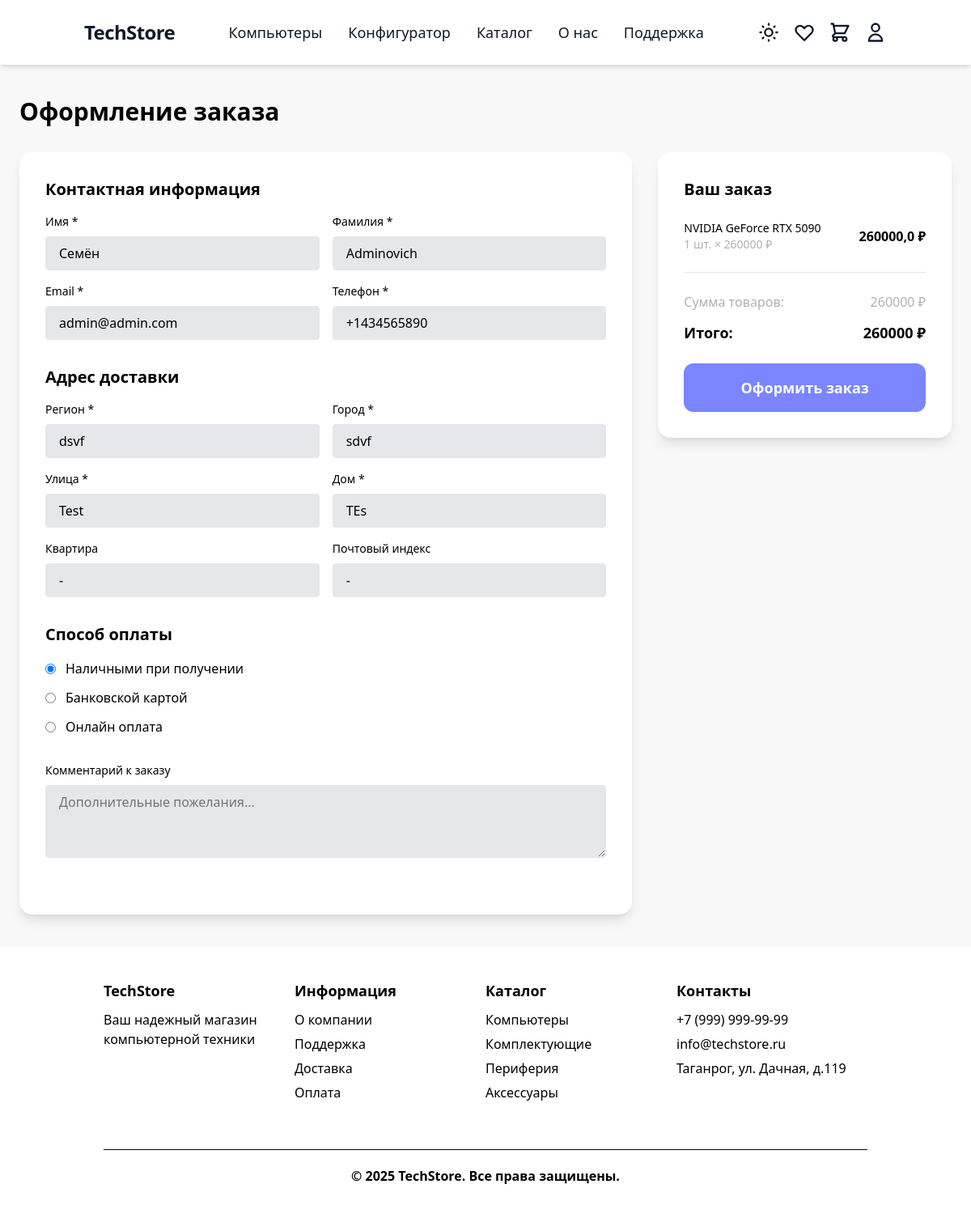
/orders/checkout/ (signed in), run on the app's committed database.
### users/models.py (models this page shows, shortened)
class CustomUser(AbstractUser):
    username = None
    email = models.EmailField(_('email address'), unique=True)
    first_name = models.CharField(_('first name'), max_length=150)
    last_name = models.CharField(_('last name'), max_length=150)
    phone = models.CharField(_('phone number'), max_length=20)
    delivery_region = models.CharField(_('region'), max_length=100, blank=True)
    delivery_city = models.CharField(_('city'), max_length=100, blank=True)
    delivery_street = models.CharField(_('street'), max_length=100, blank=True)
    delivery_house = models.CharField(_('house'), max_length=20, blank=True)
    delivery_apartment = models.CharField(_('apartment'), max_length=20, blank=True)
    delivery_postal_code = models.CharField(_('postal code'), max_length=20, blank=True)
    USERNAME_FIELD = 'email'
    REQUIRED_FIELDS = ['phone', 'first_name', 'last_name']
    objects = CustomUserManager()
    class Meta:
        verbose_name = _('user')
        verbose_name_plural = _('users')

### cart/models.py (models this page shows, shortened)
class CartItem(models.Model):
    user = models.ForeignKey(settings.AUTH_USER_MODEL, on_delete=models.CASCADE, related_name='cart_items', verbose_name='Пользователь')
    product = models.ForeignKey(Product, on_delete=models.CASCADE, verbose_name='Товар')
    quantity = models.PositiveIntegerField('Количество', default=1)
    added_at = models.DateTimeField('Дата добавления', auto_now_add=True)
    class Meta:
        unique_together = ('user', 'product')
        verbose_name = 'Товар в корзине'
        verbose_name_plural = 'Корзина'

### store/models.py (models this page shows, shortened)
class Product(models.Model):
    category = models.ForeignKey(
        Category,
        on_delete=models.PROTECT,
        related_name='products',
        verbose_name='Категория'
    )
    name = models.CharField('Название', max_length=200)
    slug = models.SlugField('URL', max_length=200, unique=True)
    price = models.DecimalField(
        'Цена',
        max_digits=10,
        decimal_places=2,
        validators=[MinValueValidator(Decimal('0.01'))]
    )
    discount = models.PositiveIntegerField('Скидка (%)', default=0)
    stock = models.PositiveIntegerField(
        'Количество на складе',
        default=0,
        help_text='Количество товара на складе'
    )
    min_stock = models.PositiveIntegerField(
        'Минимальный остаток',
        default=0,
        help_text='Минимальное количество для предупреждения о заканчивающемся товаре'
    )
    is_popular = models.BooleanField(
        'Популярный товар',
        default=False,
        help_text='Отметьте, если товар является популярным и должен отображаться в специальных блоках.'
    )
    description = models.TextField(
        'Описание',
        blank=True,
        default='',
        help_text='Можно использовать HTML-теги для форматирования текста (например, <ul>, <li>, <b>, <h3> и т.д.)'
    )
    image = models.ImageField('Фото', upload_to='products/', blank=True, null=True)
    class Meta:
        verbose_name = 'Товар'
        verbose_name_plural = 'Товары'
    @property
    def final_price(self):
        if self.discount:
            discount_decimal = Decimal(str(self.discount)) / Decimal('100')
            return self.price * (Decimal('1') - discount_decimal)
        return self.price

### order/views.py (the view)
# urls.py: path('checkout/', views.checkout, name='checkout'),
@login_required
def checkout(request):
    cart_items = CartItem.objects.filter(user=request.user).select_related('product')
    if not cart_items.exists():
        messages.error(request, 'Ваша корзина пуста')
        return redirect('cart:cart')
    subtotal = sum(item.product.final_price * item.quantity for item in cart_items)
    applied_promocode = None
    discount_amount = Decimal('0')
    try:
        cart_promocode = CartPromoCode.objects.get(user=request.user)
        promocode = cart_promocode.promocode
        is_valid, error_message = promocode.is_valid(user=request.user, order_amount=subtotal)
        if is_valid:
            applied_promocode = promocode
            discount_amount = promocode.calculate_discount(subtotal)
        else:
            cart_promocode.delete()
            messages.warning(request, f'Промокод "{promocode.code}" больше не действителен: {error_message}')
    except CartPromoCode.DoesNotExist:
        pass
    total_amount = subtotal - discount_amount
    user_data = {
        'first_name': request.user.first_name,
        'last_name': request.user.last_name,
        'email': request.user.email,
        'phone': getattr(request.user, 'phone', ''),
        'delivery_region': getattr(request.user, 'delivery_region', ''),
        'delivery_city': getattr(request.user, 'delivery_city', ''),
        'delivery_street': getattr(request.user, 'delivery_street', ''),
        'delivery_house': getattr(request.user, 'delivery_house', ''),
        'delivery_apartment': getattr(request.user, 'delivery_apartment', ''),
        'delivery_postal_code': getattr(request.user, 'delivery_postal_code', ''),
    }
    context = {
        'cart_items': cart_items,
        'subtotal': subtotal,
        'discount_amount': discount_amount,
        'total_amount': total_amount,
        'applied_promocode': applied_promocode,
        'user_data': user_data,
    }
    return render(request, 'order/checkout.html', context)

### order/templatetags/order_extras.py (called while the page is built)
@register.filter
def mul(value, arg):
    try:
        return float(value) * float(arg)
    except (ValueError, TypeError):
        return 0

### order/templates/order/checkout.html (shortened to what this page needs)
{% extends 'base.html' %}
{% load order_extras %}
{% block content %}
<div class="min-h-screen py-10">
    <div class="max-w-6xl mx-auto">
        <h1 class="text-3xl font-bold text-black dark:text-white mb-8">Оформление заказа</h1>
        <div class="grid grid-cols-1 lg:grid-cols-3 gap-8">
            <div class="lg:col-span-2">
                <form id="checkout-form" class="bg-white dark:bg-[#28303F] rounded-2xl p-8 shadow-lg">
                    <div class="mb-8">
                        <h2 class="text-xl font-bold text-black dark:text-white mb-4">Контактная информация</h2>
                        <div class="grid grid-cols-1 md:grid-cols-2 gap-4">
                            <div>
                                <label class="block text-black dark:text-white text-sm font-medium mb-2">Имя *</label>
                                <input type="text" name="first_name" value="{{ user_data.first_name }}" required
                                       class="w-full px-4 py-2 rounded bg-[#e5e7eb] dark:bg-[#1a2230] text-black dark:text-white border border-[#e5e7eb] dark:border-[#363b4a] focus:outline-none focus:border-[#7a85ff]">
                            </div>
                            <div>
                                <label class="block text-black dark:text-white text-sm font-medium mb-2">Фамилия *</label>
                                <input type="text" name="last_name" value="{{ user_data.last_name }}" required
                                       class="w-full px-4 py-2 rounded bg-[#e5e7eb] dark:bg-[#1a2230] text-black dark:text-white border border-[#e5e7eb] dark:border-[#363b4a] focus:outline-none focus:border-[#7a85ff]">
                            </div>
                            <div>
                                <label class="block text-black dark:text-white text-sm font-medium mb-2">Email *</label>
                                <input type="email" name="email" value="{{ user_data.email }}" required
                                       class="w-full px-4 py-2 rounded bg-[#e5e7eb] dark:bg-[#1a2230] text-black dark:text-white border border-[#e5e7eb] dark:border-[#363b4a] focus:outline-none focus:border-[#7a85ff]">
                            </div>
                            <div>
                                <label class="block text-black dark:text-white text-sm font-medium mb-2">Телефон *</label>
                                <input type="tel" name="phone" value="{{ user_data.phone }}" required
                                       class="w-full px-4 py-2 rounded bg-[#e5e7eb] dark:bg-[#1a2230] text-black dark:text-white border border-[#e5e7eb] dark:border-[#363b4a] focus:outline-none focus:border-[#7a85ff]">
                            </div>
                        </div>
                    </div>
                    <div class="mb-8">
                        <h2 class="text-xl font-bold text-black dark:text-white mb-4">Адрес доставки</h2>
                        <div class="grid grid-cols-1 md:grid-cols-2 gap-4">
                            <div>
                                <label class="block text-black dark:text-white text-sm font-medium mb-2">Регион *</label>
                                <input type="text" name="delivery_region" value="{{ user_data.delivery_region }}" required
                                       class="w-full px-4 py-2 rounded bg-[#e5e7eb] dark:bg-[#1a2230] text-black dark:text-white border border-[#e5e7eb] dark:border-[#363b4a] focus:outline-none focus:border-[#7a85ff]">
                            </div>
                            <div>
                                <label class="block text-black dark:text-white text-sm font-medium mb-2">Город *</label>
                                <input type="text" name="delivery_city" value="{{ user_data.delivery_city }}" required
                                       class="w-full px-4 py-2 rounded bg-[#e5e7eb] dark:bg-[#1a2230] text-black dark:text-white border border-[#e5e7eb] dark:border-[#363b4a] focus:outline-none focus:border-[#7a85ff]">
                            </div>
                            <div>
                                <label class="block text-black dark:text-white text-sm font-medium mb-2">Улица *</label>
                                <input type="text" name="delivery_street" value="{{ user_data.delivery_street }}" required
                                       class="w-full px-4 py-2 rounded bg-[#e5e7eb] dark:bg-[#1a2230] text-black dark:text-white border border-[#e5e7eb] dark:border-[#363b4a] focus:outline-none focus:border-[#7a85ff]">
                            </div>
                            <div>
                                <label class="block text-black dark:text-white text-sm font-medium mb-2">Дом *</label>
                                <input type="text" name="delivery_house" value="{{ user_data.delivery_house }}" required
                                       class="w-full px-4 py-2 rounded bg-[#e5e7eb] dark:bg-[#1a2230] text-black dark:text-white border border-[#e5e7eb] dark:border-[#363b4a] focus:outline-none focus:border-[#7a85ff]">
                            </div>
                            <div>
                                <label class="block text-black dark:text-white text-sm font-medium mb-2">Квартира</label>
                                <input type="text" name="delivery_apartment" value="{{ user_data.delivery_apartment }}"
                                       class="w-full px-4 py-2 rounded bg-[#e5e7eb] dark:bg-[#1a2230] text-black dark:text-white border border-[#e5e7eb] dark:border-[#363b4a] focus:outline-none focus:border-[#7a85ff]">
                            </div>
                            <div>
                                <label class="block text-black dark:text-white text-sm font-medium mb-2">Почтовый индекс</label>
                                <input type="text" name="delivery_postal_code" value="{{ user_data.delivery_postal_code }}"
                                       class="w-full px-4 py-2 rounded bg-[#e5e7eb] dark:bg-[#1a2230] text-black dark:text-white border border-[#e5e7eb] dark:border-[#363b4a] focus:outline-none focus:border-[#7a85ff]">
                            </div>
                        </div>
                    </div>
                    <div class="mb-8">
                        <h2 class="text-xl font-bold text-black dark:text-white mb-4">Способ оплаты</h2>
                        <div class="space-y-3">
                            <label class="flex items-center">
                                <input type="radio" name="payment_method" value="cash" checked
                                       class="mr-3 text-[#7a85ff] focus:ring-[#7a85ff]">
                                <span class="text-black dark:text-white">Наличными при получении</span>
                            </label>
                            <label class="flex items-center">
                                <input type="radio" name="payment_method" value="card"
                                       class="mr-3 text-[#7a85ff] focus:ring-[#7a85ff]">
                                <span class="text-black dark:text-white">Банковской картой</span>
                            </label>
                            <label class="flex items-center">
                                <input type="radio" name="payment_method" value="online"
                                       class="mr-3 text-[#7a85ff] focus:ring-[#7a85ff]">
                                <span class="text-black dark:text-white">Онлайн оплата</span>
                            </label>
                        </div>
                    </div>
                    <div class="mb-8">
                        <label class="block text-black dark:text-white text-sm font-medium mb-2">Комментарий к заказу</label>
                        <textarea name="comment" rows="3" placeholder="Дополнительные пожелания..."
                                  class="w-full px-4 py-2 rounded bg-[#e5e7eb] dark:bg-[#1a2230] text-black dark:text-white border border-[#e5e7eb] dark:border-[#363b4a] focus:outline-none focus:border-[#7a85ff]"></textarea>
                    </div>
                </form>
            </div>
            <div class="lg:col-span-1">
                <div class="bg-white dark:bg-[#28303F] rounded-2xl p-8 shadow-lg sticky top-20">
                    <h2 class="text-xl font-bold text-black dark:text-white mb-6">Ваш заказ</h2>
                    <div class="space-y-4 mb-6">
                        {% for item in cart_items %}
                        <div class="flex justify-between items-center">
                            <div class="flex-1">
                                <div class="text-black dark:text-white font-medium text-sm">{{ item.product.name }}</div>
                                <div class="text-[#b0b0b0] dark:text-[#7a8599] text-sm">{{ item.quantity }} шт. × {{ item.product.final_price|floatformat:0 }} ₽</div>
                            </div>
                            <div class="text-black dark:text-white font-bold">
                                {{ item.product.final_price|floatformat:0|mul:item.quantity }} ₽
                            </div>
                        </div>
                        {% endfor %}
                    </div>
                    <hr class="border-[#e5e7eb] dark:border-[#363b4a] mb-6">
                    <div class="space-y-3 mb-6">
                        <div class="flex justify-between text-[#b0b0b0] dark:text-[#7a8599]">
                            <span>Сумма товаров:</span>
                            <span>{{ subtotal|floatformat:0 }} ₽</span>
                        </div>
                        <div class="flex justify-between text-black dark:text-white text-lg font-bold">
                            <span>Итого:</span>
                            <span>{{ total_amount|floatformat:0 }} ₽</span>
                        </div>
                    </div>
                    <button type="submit" form="checkout-form" id="submit-order"
                            class="w-full bg-[#7a85ff] hover:bg-[#4b1bb3] text-white py-4 rounded-xl text-lg font-bold transition-colors">
                        Оформить заказ
                    </button>
                </div>
            </div>
        </div>
    </div>
</div>
{% endblock %}

### data on the page
CustomUser: first_name "Семён", last_name "Adminovich", email "admin@admin.com", phone "+1434565890", delivery_region "dsvf", delivery_city "sdvf", delivery_street "Test", delivery_house "TEs"
CartItem: product.name "NVIDIA GeForce RTX 5090", quantity "1", product.final_price "260000", product.final_price|mul "260000,0"

### other printed values
{{ subtotal|floatformat:0 }} "260000"
{{ total_amount|floatformat:0 }} "260000"
